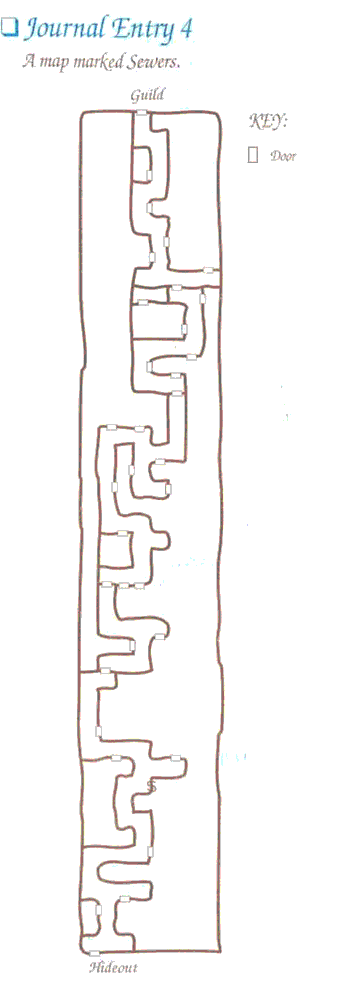
#> input picture assets/journal/entry-04.png, 338 x 1000 px
$ python -i build-modern-a6-tiles.py   (imports and definitions only)
#> lines starting #> are read from the running program, lines starting #| are printed output that depends on the picture
#!/usr/bin/env python3
"""Redraw all AREA-map tiles at 4x while preserving their indexed glyphs."""

from __future__ import annotations

import hashlib
from pathlib import Path

from PIL import Image, ImageDraw, ImageFilter


ROOT = Path(__file__).resolve().parents[1]
SOURCE = ROOT / "assets" / "runtime-images" / "tiles"
OUTPUT = ROOT / "assets" / "modern-a6" / "tiles"
OVERVIEW = ROOT / "docs" / "reference" / "modern-a6-tiles-overview.png"
SCALE = 4


def noise(name: str, x: int, y: int) -> int:
    value = hashlib.sha256(f"{name}:{x}:{y}".encode()).digest()[0]
    return value % 13 - 6


def material_color(red: int, green: int, blue: int) -> tuple[int, int, int, int]:
    if green > 150 and red < 80:
        return 38, 128, 48, 255       # moss/grass field
    if red > 210 and green > 210 and blue > 180:
        return 255, 238, 172, 255     # pale carved highlight
    if red > 210 and green > 150 and blue < 100:
        return 246, 190, 50, 255      # gold route/glyph
    if red > 160 and green < 120:
        return 156, 42, 32, 255       # red inset/shadow
    if red < 80 and green < 80 and blue < 80:
        return 35, 24, 20, 255        # deep outline
    if blue > 100 and green > 90 and red < 100:
        return 38, 158, 164, 255      # turquoise edge register
    if abs(red - green) < 35 and abs(green - blue) < 35:
        shade = max(70, min(205, (red + green + blue) // 3))
        return shade, shade, shade, 255
    return red, green, blue, 255


def redraw(path: Path) -> Image.Image:
#> called with path = '../assets/journal/entry-04.png'
    source = Image.open(path).convert("RGBA")
    base = Image.new("RGBA", source.size)
#> base: PIL image 338x1000 RGBA; every value is 0
    for y in range(source.height):
        for x in range(source.width):
            red, green, blue, alpha = source.getpixel((x, y))
            color = material_color(red, green, blue)
            if color[1] == 128 and color[0] == 38:
                delta = noise(path.name, x, y)
                color = (color[0] + delta, color[1] + delta, color[2] + delta, alpha)
            else:
                color = (*color[:3], alpha)
            base.putpixel((x, y), color)
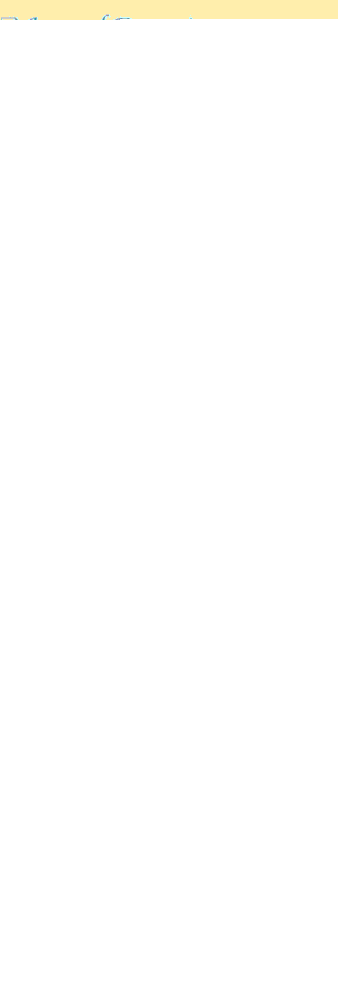
#> base: PIL image 338x1000 RGBA; mean R, G, B, A 4.9, 4.6, 3.3, 4.9; transparent parts drawn white

    # LANCZOS softens the old stair steps; a restrained sharpen restores a
    # readable symbol edge without reverting to nearest-neighbour pixels.
    enlarged = base.resize(
        (source.width * SCALE, source.height * SCALE), Image.Resampling.LANCZOS
    )
    return enlarged.filter(ImageFilter.UnsharpMask(radius=0.8, percent=85, threshold=3))


def main() -> None:
    OUTPUT.mkdir(parents=True, exist_ok=True)
    paths = sorted(SOURCE.glob("tiles-*.png"))
    if len(paths) != 48:
        raise SystemExit(f"expected 48 source tiles, got {len(paths)}")
    for path in paths:
        target = OUTPUT / path.name
        redraw(path).save(target, "PNG", optimize=True)
    sheet = Image.new("RGB", (8 * 150, 6 * 150), "#11151a")
    draw = ImageDraw.Draw(sheet)
    for index, path in enumerate(paths):
        tile = Image.open(OUTPUT / path.name).convert("RGBA").resize(
            (96, 96), Image.Resampling.LANCZOS
        )
        x = (index % 8) * 150 + 27
        y = (index // 8) * 150 + 5
        sheet.paste(tile, (x, y), tile)
        draw.text(
            ((index % 8) * 150 + 5, (index // 8) * 150 + 108),
            path.stem.replace("tiles-", ""), fill="white"
        )
    sheet.save(OVERVIEW, "PNG", optimize=True)
    print(f"redrew {len(paths)} modern A6 tiles")


# [2 lines not run here, left out]

#> (the run stopped early here; a loop or call above may not have finished)
